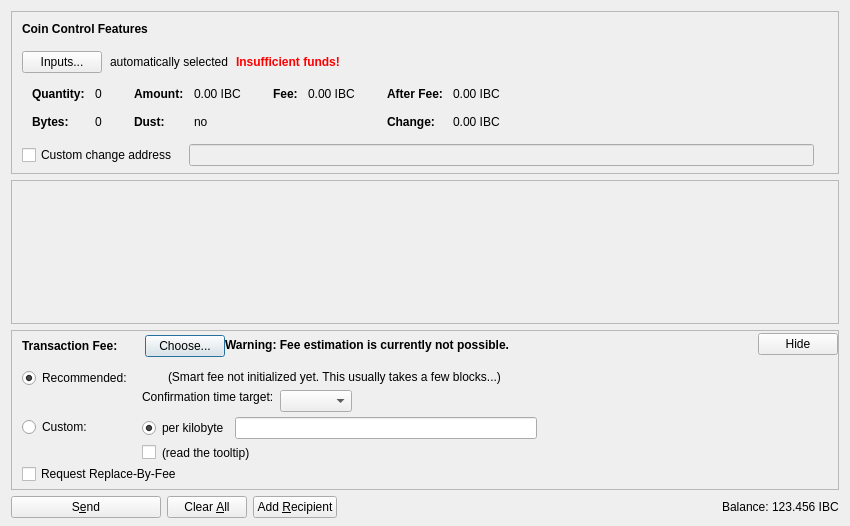
<?xml version="1.0" encoding="UTF-8"?>
<ui version="4.0">
 <class>SendCoinsDialog</class>
 <widget class="QDialog" name="SendCoinsDialog">
  <property name="geometry">
   <rect>
    <x>0</x>
    <y>0</y>
    <width>850</width>
    <height>526</height>
   </rect>
  </property>
  <property name="windowTitle">
   <string>Send Coins</string>
  </property>
  <layout class="QVBoxLayout" name="verticalLayout" stretch="0,1,0,0">
   <property name="bottomMargin">
    <number>8</number>
   </property>
   <item>
    <widget class="QFrame" name="frameCoinControl">
     <property name="sizePolicy">
      <sizepolicy hsizetype="Expanding" vsizetype="Expanding">
       <horstretch>0</horstretch>
       <verstretch>0</verstretch>
      </sizepolicy>
     </property>
     <property name="maximumSize">
      <size>
       <width>16777215</width>
       <height>16777215</height>
      </size>
     </property>
     <property name="frameShape">
      <enum>QFrame::StyledPanel</enum>
     </property>
     <property name="frameShadow">
      <enum>QFrame::Sunken</enum>
     </property>
     <layout class="QVBoxLayout" name="verticalLayoutCoinControl2">
      <property name="spacing">
       <number>0</number>
      </property>
      <property name="leftMargin">
       <number>0</number>
      </property>
      <property name="topMargin">
       <number>0</number>
      </property>
      <property name="rightMargin">
       <number>0</number>
      </property>
      <property name="bottomMargin">
       <number>6</number>
      </property>
      <item>
       <layout class="QVBoxLayout" name="verticalLayoutCoinControl" stretch="0,0,0,0,1">
        <property name="spacing">
         <number>0</number>
        </property>
        <property name="leftMargin">
         <number>10</number>
        </property>
        <property name="topMargin">
         <number>10</number>
        </property>
        <item>
         <layout class="QHBoxLayout" name="horizontalLayoutCoinControl1">
          <property name="bottomMargin">
           <number>15</number>
          </property>
          <item>
           <widget class="QLabel" name="labelCoinControlFeatures">
            <property name="sizePolicy">
             <sizepolicy hsizetype="Preferred" vsizetype="Maximum">
              <horstretch>0</horstretch>
              <verstretch>0</verstretch>
             </sizepolicy>
            </property>
            <property name="font">
             <font>
              <weight>75</weight>
              <bold>true</bold>
             </font>
            </property>
            <property name="styleSheet">
             <string notr="true">font-weight:bold;</string>
            </property>
            <property name="text">
             <string>Coin Control Features</string>
            </property>
           </widget>
          </item>
         </layout>
        </item>
        <item>
         <layout class="QHBoxLayout" name="horizontalLayoutCoinControl2" stretch="0,0,0,0">
          <property name="spacing">
           <number>8</number>
          </property>
          <property name="bottomMargin">
           <number>10</number>
          </property>
          <item>
           <widget class="QPushButton" name="pushButtonCoinControl">
            <property name="styleSheet">
             <string notr="true"/>
            </property>
            <property name="text">
             <string>Inputs...</string>
            </property>
            <property name="autoDefault">
             <bool>false</bool>
            </property>
           </widget>
          </item>
          <item>
           <widget class="QLabel" name="labelCoinControlAutomaticallySelected">
            <property name="text">
             <string>automatically selected</string>
            </property>
            <property name="margin">
             <number>5</number>
            </property>
           </widget>
          </item>
          <item>
           <widget class="QLabel" name="labelCoinControlInsuffFunds">
            <property name="font">
             <font>
              <weight>75</weight>
              <bold>true</bold>
             </font>
            </property>
            <property name="styleSheet">
             <string notr="true">color:red;font-weight:bold;</string>
            </property>
            <property name="text">
             <string>Insufficient funds!</string>
            </property>
            <property name="margin">
             <number>5</number>
            </property>
           </widget>
          </item>
          <item>
           <spacer name="horizontalSpacerCoinControl">
            <property name="orientation">
             <enum>Qt::Horizontal</enum>
            </property>
            <property name="sizeHint" stdset="0">
             <size>
              <width>40</width>
              <height>1</height>
             </size>
            </property>
           </spacer>
          </item>
         </layout>
        </item>
        <item>
         <widget class="QWidget" name="widgetCoinControl" native="true">
          <property name="sizePolicy">
           <sizepolicy hsizetype="Preferred" vsizetype="Preferred">
            <horstretch>0</horstretch>
            <verstretch>0</verstretch>
           </sizepolicy>
          </property>
          <property name="minimumSize">
           <size>
            <width>0</width>
            <height>0</height>
           </size>
          </property>
          <property name="styleSheet">
           <string notr="true"/>
          </property>
          <layout class="QHBoxLayout" name="horizontalLayoutCoinControl5">
           <property name="leftMargin">
            <number>0</number>
           </property>
           <property name="topMargin">
            <number>0</number>
           </property>
           <property name="rightMargin">
            <number>0</number>
           </property>
           <property name="bottomMargin">
            <number>0</number>
           </property>
           <item>
            <layout class="QHBoxLayout" name="horizontalLayoutCoinControl3" stretch="0,0,0,1">
             <property name="spacing">
              <number>20</number>
             </property>
             <property name="topMargin">
              <number>0</number>
             </property>
             <property name="bottomMargin">
              <number>10</number>
             </property>
             <item>
              <layout class="QFormLayout" name="formLayoutCoinControl1">
               <property name="horizontalSpacing">
                <number>10</number>
               </property>
               <property name="verticalSpacing">
                <number>14</number>
               </property>
               <property name="leftMargin">
                <number>10</number>
               </property>
               <property name="topMargin">
                <number>4</number>
               </property>
               <property name="rightMargin">
                <number>6</number>
               </property>
               <item row="0" column="0">
                <widget class="QLabel" name="labelCoinControlQuantityText">
                 <property name="font">
                  <font>
                   <weight>75</weight>
                   <bold>true</bold>
                  </font>
                 </property>
                 <property name="text">
                  <string>Quantity:</string>
                 </property>
                 <property name="margin">
                  <number>0</number>
                 </property>
                </widget>
               </item>
               <item row="0" column="1">
                <widget class="QLabel" name="labelCoinControlQuantity">
                 <property name="cursor">
                  <cursorShape>IBeamCursor</cursorShape>
                 </property>
                 <property name="contextMenuPolicy">
                  <enum>Qt::ActionsContextMenu</enum>
                 </property>
                 <property name="text">
                  <string notr="true">0</string>
                 </property>
                 <property name="margin">
                  <number>0</number>
                 </property>
                 <property name="textInteractionFlags">
                  <set>Qt::LinksAccessibleByMouse|Qt::TextSelectableByKeyboard|Qt::TextSelectableByMouse</set>
                 </property>
                </widget>
               </item>
               <item row="1" column="0">
                <widget class="QLabel" name="labelCoinControlBytesText">
                 <property name="font">
                  <font>
                   <weight>75</weight>
                   <bold>true</bold>
                  </font>
                 </property>
                 <property name="text">
                  <string>Bytes:</string>
                 </property>
                </widget>
               </item>
               <item row="1" column="1">
                <widget class="QLabel" name="labelCoinControlBytes">
                 <property name="cursor">
                  <cursorShape>IBeamCursor</cursorShape>
                 </property>
                 <property name="contextMenuPolicy">
                  <enum>Qt::ActionsContextMenu</enum>
                 </property>
                 <property name="text">
                  <string notr="true">0</string>
                 </property>
                 <property name="textInteractionFlags">
                  <set>Qt::LinksAccessibleByMouse|Qt::TextSelectableByKeyboard|Qt::TextSelectableByMouse</set>
                 </property>
                </widget>
               </item>
              </layout>
             </item>
             <item>
              <layout class="QFormLayout" name="formLayoutCoinControl2">
               <property name="horizontalSpacing">
                <number>10</number>
               </property>
               <property name="verticalSpacing">
                <number>14</number>
               </property>
               <property name="leftMargin">
                <number>6</number>
               </property>
               <property name="topMargin">
                <number>4</number>
               </property>
               <property name="rightMargin">
                <number>6</number>
               </property>
               <item row="0" column="0">
                <widget class="QLabel" name="labelCoinControlAmountText">
                 <property name="font">
                  <font>
                   <weight>75</weight>
                   <bold>true</bold>
                  </font>
                 </property>
                 <property name="text">
                  <string>Amount:</string>
                 </property>
                 <property name="margin">
                  <number>0</number>
                 </property>
                </widget>
               </item>
               <item row="0" column="1">
                <widget class="QLabel" name="labelCoinControlAmount">
                 <property name="cursor">
                  <cursorShape>IBeamCursor</cursorShape>
                 </property>
                 <property name="contextMenuPolicy">
                  <enum>Qt::ActionsContextMenu</enum>
                 </property>
                 <property name="text">
                  <string notr="true">0.00 IBC</string>
                 </property>
                 <property name="textInteractionFlags">
                  <set>Qt::LinksAccessibleByMouse|Qt::TextSelectableByKeyboard|Qt::TextSelectableByMouse</set>
                 </property>
                </widget>
               </item>
               <item row="1" column="0">
                <widget class="QLabel" name="labelCoinControlLowOutputText">
                 <property name="font">
                  <font>
                   <weight>75</weight>
                   <bold>true</bold>
                  </font>
                 </property>
                 <property name="text">
                  <string>Dust:</string>
                 </property>
                </widget>
               </item>
               <item row="1" column="1">
                <widget class="QLabel" name="labelCoinControlLowOutput">
                 <property name="cursor">
                  <cursorShape>IBeamCursor</cursorShape>
                 </property>
                 <property name="contextMenuPolicy">
                  <enum>Qt::ActionsContextMenu</enum>
                 </property>
                 <property name="text">
                  <string notr="true">no</string>
                 </property>
                 <property name="textInteractionFlags">
                  <set>Qt::LinksAccessibleByMouse|Qt::TextSelectableByKeyboard|Qt::TextSelectableByMouse</set>
                 </property>
                </widget>
               </item>
              </layout>
             </item>
             <item>
              <layout class="QFormLayout" name="formLayoutCoinControl3">
               <property name="horizontalSpacing">
                <number>10</number>
               </property>
               <property name="verticalSpacing">
                <number>14</number>
               </property>
               <property name="leftMargin">
                <number>6</number>
               </property>
               <property name="topMargin">
                <number>4</number>
               </property>
               <property name="rightMargin">
                <number>6</number>
               </property>
               <item row="0" column="0">
                <widget class="QLabel" name="labelCoinControlFeeText">
                 <property name="font">
                  <font>
                   <weight>75</weight>
                   <bold>true</bold>
                  </font>
                 </property>
                 <property name="text">
                  <string>Fee:</string>
                 </property>
                 <property name="margin">
                  <number>0</number>
                 </property>
                </widget>
               </item>
               <item row="0" column="1">
                <widget class="QLabel" name="labelCoinControlFee">
                 <property name="cursor">
                  <cursorShape>IBeamCursor</cursorShape>
                 </property>
                 <property name="contextMenuPolicy">
                  <enum>Qt::ActionsContextMenu</enum>
                 </property>
                 <property name="text">
                  <string notr="true">0.00 IBC</string>
                 </property>
                 <property name="textInteractionFlags">
                  <set>Qt::LinksAccessibleByMouse|Qt::TextSelectableByKeyboard|Qt::TextSelectableByMouse</set>
                 </property>
                </widget>
               </item>
              </layout>
             </item>
             <item>
              <layout class="QFormLayout" name="formLayoutCoinControl4">
               <property name="horizontalSpacing">
                <number>10</number>
               </property>
               <property name="verticalSpacing">
                <number>14</number>
               </property>
               <property name="leftMargin">
                <number>6</number>
               </property>
               <property name="topMargin">
                <number>4</number>
               </property>
               <property name="rightMargin">
                <number>6</number>
               </property>
               <item row="0" column="0">
                <widget class="QLabel" name="labelCoinControlAfterFeeText">
                 <property name="font">
                  <font>
                   <weight>75</weight>
                   <bold>true</bold>
                  </font>
                 </property>
                 <property name="text">
                  <string>After Fee:</string>
                 </property>
                 <property name="margin">
                  <number>0</number>
                 </property>
                </widget>
               </item>
               <item row="0" column="1">
                <widget class="QLabel" name="labelCoinControlAfterFee">
                 <property name="cursor">
                  <cursorShape>IBeamCursor</cursorShape>
                 </property>
                 <property name="contextMenuPolicy">
                  <enum>Qt::ActionsContextMenu</enum>
                 </property>
                 <property name="text">
                  <string notr="true">0.00 IBC</string>
                 </property>
                 <property name="textInteractionFlags">
                  <set>Qt::LinksAccessibleByMouse|Qt::TextSelectableByKeyboard|Qt::TextSelectableByMouse</set>
                 </property>
                </widget>
               </item>
               <item row="1" column="0">
                <widget class="QLabel" name="labelCoinControlChangeText">
                 <property name="font">
                  <font>
                   <weight>75</weight>
                   <bold>true</bold>
                  </font>
                 </property>
                 <property name="text">
                  <string>Change:</string>
                 </property>
                </widget>
               </item>
               <item row="1" column="1">
                <widget class="QLabel" name="labelCoinControlChange">
                 <property name="cursor">
                  <cursorShape>IBeamCursor</cursorShape>
                 </property>
                 <property name="contextMenuPolicy">
                  <enum>Qt::ActionsContextMenu</enum>
                 </property>
                 <property name="text">
                  <string notr="true">0.00 IBC</string>
                 </property>
                 <property name="textInteractionFlags">
                  <set>Qt::LinksAccessibleByMouse|Qt::TextSelectableByKeyboard|Qt::TextSelectableByMouse</set>
                 </property>
                </widget>
               </item>
              </layout>
             </item>
            </layout>
           </item>
          </layout>
         </widget>
        </item>
        <item>
         <layout class="QHBoxLayout" name="horizontalLayoutCoinControl4" stretch="0,0,0">
          <property name="spacing">
           <number>12</number>
          </property>
          <property name="sizeConstraint">
           <enum>QLayout::SetDefaultConstraint</enum>
          </property>
          <property name="topMargin">
           <number>5</number>
          </property>
          <property name="rightMargin">
           <number>5</number>
          </property>
          <item>
           <widget class="QCheckBox" name="checkBoxCoinControlChange">
            <property name="toolTip">
             <string>If this is activated, but the change address is empty or invalid, change will be sent to a newly generated address.</string>
            </property>
            <property name="text">
             <string>Custom change address</string>
            </property>
           </widget>
          </item>
          <item>
           <widget class="QValidatedLineEdit" name="lineEditCoinControlChange">
            <property name="enabled">
             <bool>false</bool>
            </property>
            <property name="sizePolicy">
             <sizepolicy hsizetype="Expanding" vsizetype="Fixed">
              <horstretch>0</horstretch>
              <verstretch>0</verstretch>
             </sizepolicy>
            </property>
           </widget>
          </item>
          <item>
           <widget class="QLabel" name="labelCoinControlChangeLabel">
            <property name="sizePolicy">
             <sizepolicy hsizetype="Preferred" vsizetype="Expanding">
              <horstretch>0</horstretch>
              <verstretch>0</verstretch>
             </sizepolicy>
            </property>
            <property name="minimumSize">
             <size>
              <width>0</width>
              <height>0</height>
             </size>
            </property>
            <property name="text">
             <string/>
            </property>
            <property name="margin">
             <number>3</number>
            </property>
           </widget>
          </item>
         </layout>
        </item>
        <item>
         <spacer name="verticalSpacerCoinControl">
          <property name="orientation">
           <enum>Qt::Vertical</enum>
          </property>
          <property name="sizeHint" stdset="0">
           <size>
            <width>800</width>
            <height>1</height>
           </size>
          </property>
         </spacer>
        </item>
       </layout>
      </item>
     </layout>
    </widget>
   </item>
   <item>
    <widget class="QScrollArea" name="scrollArea">
     <property name="widgetResizable">
      <bool>true</bool>
     </property>
     <widget class="QWidget" name="scrollAreaWidgetContents">
      <property name="geometry">
       <rect>
        <x>0</x>
        <y>0</y>
        <width>830</width>
        <height>104</height>
       </rect>
      </property>
      <layout class="QVBoxLayout" name="verticalLayout_2" stretch="0,1">
       <property name="leftMargin">
        <number>0</number>
       </property>
       <property name="topMargin">
        <number>0</number>
       </property>
       <property name="rightMargin">
        <number>0</number>
       </property>
       <property name="bottomMargin">
        <number>0</number>
       </property>
       <item>
        <layout class="QVBoxLayout" name="entries">
         <property name="spacing">
          <number>6</number>
         </property>
        </layout>
       </item>
       <item>
        <spacer name="verticalSpacer">
         <property name="orientation">
          <enum>Qt::Vertical</enum>
         </property>
         <property name="sizeHint" stdset="0">
          <size>
           <width>20</width>
           <height>40</height>
          </size>
         </property>
        </spacer>
       </item>
      </layout>
     </widget>
    </widget>
   </item>
   <item>
    <widget class="QFrame" name="frameFee">
     <property name="sizePolicy">
      <sizepolicy hsizetype="Expanding" vsizetype="Expanding">
       <horstretch>0</horstretch>
       <verstretch>0</verstretch>
      </sizepolicy>
     </property>
     <property name="maximumSize">
      <size>
       <width>16777215</width>
       <height>16777215</height>
      </size>
     </property>
     <property name="frameShape">
      <enum>QFrame::StyledPanel</enum>
     </property>
     <property name="frameShadow">
      <enum>QFrame::Sunken</enum>
     </property>
     <layout class="QVBoxLayout" name="verticalLayoutFee1">
      <property name="spacing">
       <number>0</number>
      </property>
      <property name="leftMargin">
       <number>0</number>
      </property>
      <property name="topMargin">
       <number>0</number>
      </property>
      <property name="rightMargin">
       <number>0</number>
      </property>
      <property name="bottomMargin">
       <number>0</number>
      </property>
      <item>
       <layout class="QVBoxLayout" name="verticalLayoutFee2" stretch="0,0,0">
        <property name="spacing">
         <number>0</number>
        </property>
        <property name="leftMargin">
         <number>10</number>
        </property>
        <property name="topMargin">
         <number>0</number>
        </property>
        <item>
         <layout class="QHBoxLayout" name="horizontalLayoutFee1">
          <property name="bottomMargin">
           <number>0</number>
          </property>
          <item>
           <layout class="QVBoxLayout" name="verticalLayoutFee7">
            <property name="spacing">
             <number>0</number>
            </property>
            <item>
             <spacer name="verticalSpacerSmartFee">
              <property name="orientation">
               <enum>Qt::Vertical</enum>
              </property>
              <property name="sizeType">
               <enum>QSizePolicy::Fixed</enum>
              </property>
              <property name="sizeHint" stdset="0">
               <size>
                <width>1</width>
                <height>4</height>
               </size>
              </property>
             </spacer>
            </item>
            <item>
             <layout class="QHBoxLayout" name="horizontalLayoutSmartFee">
              <property name="spacing">
               <number>10</number>
              </property>
              <item>
               <widget class="QLabel" name="labelFeeHeadline">
                <property name="sizePolicy">
                 <sizepolicy hsizetype="Preferred" vsizetype="Maximum">
                  <horstretch>0</horstretch>
                  <verstretch>0</verstretch>
                 </sizepolicy>
                </property>
                <property name="font">
                 <font>
                  <weight>75</weight>
                  <bold>true</bold>
                 </font>
                </property>
                <property name="styleSheet">
                 <string notr="true">font-weight:bold;</string>
                </property>
                <property name="text">
                 <string>Transaction Fee:</string>
                </property>
               </widget>
              </item>
              <item>
               <widget class="QLabel" name="labelFeeMinimized">
                <property name="text">
                 <string/>
                </property>
               </widget>
              </item>
              <item>
               <widget class="QPushButton" name="buttonChooseFee">
                <property name="text">
                 <string>Choose...</string>
                </property>
               </widget>
              </item>
             </layout>
            </item>
            <item>
             <spacer name="verticalSpacer_5">
              <property name="orientation">
               <enum>Qt::Vertical</enum>
              </property>
              <property name="sizeHint" stdset="0">
               <size>
                <width>1</width>
                <height>1</height>
               </size>
              </property>
             </spacer>
            </item>
           </layout>
          </item>
          <item>
           <widget class="QLabel" name="fallbackFeeWarningLabel">
            <property name="toolTip">
             <string>Using the fallbackfee can result in sending a transaction that will take several hours or days (or never) to confirm. Consider choosing your fee manually or wait until you have validated the complete chain.</string>
            </property>
            <property name="font">
            <font>
                <weight>75</weight>
                <bold>true</bold>
            </font>
            </property>
            <property name="text">
             <string>Warning: Fee estimation is currently not possible.</string>
            </property>
            <property name="wordWrap">
             <bool>false</bool>
            </property>
           </widget>
          </item>
          <item>
           <spacer name="horizontalSpacer_4">
            <property name="orientation">
             <enum>Qt::Horizontal</enum>
            </property>
            <property name="sizeType">
             <enum>QSizePolicy::MinimumExpanding</enum>
            </property>
            <property name="sizeHint" stdset="0">
             <size>
              <width>40</width>
              <height>20</height>
             </size>
            </property>
           </spacer>
          </item>
          <item>
           <widget class="QPushButton" name="buttonMinimizeFee">
            <property name="toolTip">
             <string>collapse fee-settings</string>
            </property>
            <property name="text">
             <string>Hide</string>
            </property>
           </widget>
          </item>
         </layout>
        </item>
        <item>
         <widget class="QFrame" name="frameFeeSelection">
          <layout class="QVBoxLayout" name="verticalLayoutFee12">
           <property name="spacing">
            <number>0</number>
           </property>
           <property name="leftMargin">
            <number>0</number>
           </property>
           <property name="topMargin">
            <number>0</number>
           </property>
           <property name="rightMargin">
            <number>0</number>
           </property>
           <property name="bottomMargin">
            <number>0</number>
           </property>
           <item>
            <layout class="QGridLayout" name="gridLayoutFee">
             <property name="topMargin">
              <number>10</number>
             </property>
             <property name="bottomMargin">
              <number>4</number>
             </property>
             <property name="horizontalSpacing">
              <number>10</number>
             </property>
             <property name="verticalSpacing">
              <number>4</number>
             </property>
             <item row="1" column="1">
              <layout class="QVBoxLayout" name="verticalLayoutFee8">
               <property name="spacing">
                <number>6</number>
               </property>
               <item>
                <layout class="QHBoxLayout" name="horizontalLayoutFee13">
                 <item>
                  <widget class="QRadioButton" name="radioCustomPerKilobyte">
                   <property name="toolTip">
                    <string>If the custom fee is set to 1000 satoshis and the transaction is only 250 bytes, then &quot;per kilobyte&quot; only pays 250 satoshis in fee, while &quot;total at least&quot; pays 1000 satoshis. For transactions bigger than a kilobyte both pay by kilobyte.</string>
                   </property>
                   <property name="text">
                    <string>per kilobyte</string>
                   </property>
                   <property name="checked">
                    <bool>true</bool>
                   </property>
                   <attribute name="buttonGroup">
                    <string notr="true">groupCustomFee</string>
                   </attribute>
                  </widget>
                 </item>
                 <item>
                  <widget class="BitcoinAmountField" name="customFee"/>
                 </item>
                 <item>
                  <spacer name="horizontalSpacer_6">
                   <property name="orientation">
                    <enum>Qt::Horizontal</enum>
                   </property>
                   <property name="sizeHint" stdset="0">
                    <size>
                     <width>1</width>
                     <height>1</height>
                    </size>
                   </property>
                  </spacer>
                 </item>
                </layout>
               </item>
               <item>
                <layout class="QHBoxLayout" name="horizontalLayoutFee8">
                 <item>
                  <widget class="QCheckBox" name="checkBoxMinimumFee">
                   <property name="toolTip">
                    <string>Paying only the minimum fee is just fine as long as there is less transaction volume than space in the blocks. But be aware that this can end up in a never confirming transaction once there is more demand for ibitcoin transactions than the network can process.</string>
                   </property>
                   <property name="text">
                    <string/>
                   </property>
                  </widget>
                 </item>
                 <item>
                  <widget class="QLabel" name="labelMinFeeWarning">
                   <property name="enabled">
                    <bool>true</bool>
                   </property>
                   <property name="toolTip">
                    <string>Paying only the minimum fee is just fine as long as there is less transaction volume than space in the blocks. But be aware that this can end up in a never confirming transaction once there is more demand for ibitcoin transactions than the network can process.</string>
                   </property>
                   <property name="text">
                    <string>(read the tooltip)</string>
                   </property>
                   <property name="margin">
                    <number>5</number>
                   </property>
                  </widget>
                 </item>
                 <item>
                  <spacer name="horizontalSpacer_2">
                   <property name="orientation">
                    <enum>Qt::Horizontal</enum>
                   </property>
                   <property name="sizeHint" stdset="0">
                    <size>
                     <width>1</width>
                     <height>1</height>
                    </size>
                   </property>
                  </spacer>
                 </item>
                </layout>
               </item>
              </layout>
             </item>
             <item row="0" column="0">
              <layout class="QVBoxLayout" name="verticalLayoutFee4" stretch="0,1">
               <item>
                <widget class="QRadioButton" name="radioSmartFee">
                 <property name="text">
                  <string>Recommended:</string>
                 </property>
                 <property name="checked">
                  <bool>true</bool>
                 </property>
                 <attribute name="buttonGroup">
                  <string notr="true">groupFee</string>
                 </attribute>
                </widget>
               </item>
               <item>
                <spacer name="verticalSpacer_2">
                 <property name="orientation">
                  <enum>Qt::Vertical</enum>
                 </property>
                 <property name="sizeHint" stdset="0">
                  <size>
                   <width>1</width>
                   <height>1</height>
                  </size>
                 </property>
                </spacer>
               </item>
              </layout>
             </item>
             <item row="1" column="0">
              <layout class="QVBoxLayout" name="verticalLayoutFee9" stretch="0,1">
               <item>
                <widget class="QRadioButton" name="radioCustomFee">
                 <property name="text">
                  <string>Custom:</string>
                 </property>
                 <attribute name="buttonGroup">
                  <string notr="true">groupFee</string>
                 </attribute>
                </widget>
               </item>
               <item>
                <spacer name="verticalSpacer_6">
                 <property name="orientation">
                  <enum>Qt::Vertical</enum>
                 </property>
                 <property name="sizeHint" stdset="0">
                  <size>
                   <width>1</width>
                   <height>1</height>
                  </size>
                 </property>
                </spacer>
               </item>
              </layout>
             </item>
             <item row="0" column="1">
              <layout class="QVBoxLayout" name="verticalLayoutFee3" stretch="0,0,1">
               <property name="spacing">
                <number>6</number>
               </property>
               <property name="topMargin">
                <number>2</number>
               </property>
               <item>
                <layout class="QHBoxLayout" name="horizontalLayoutFee12">
                 <item>
                  <widget class="QLabel" name="labelSmartFee">
                   <property name="text">
                    <string/>
                   </property>
                   <property name="margin">
                    <number>2</number>
                   </property>
                  </widget>
                 </item>
                 <item>
                  <widget class="QLabel" name="labelFeeEstimation">
                   <property name="text">
                    <string/>
                   </property>
                  </widget>
                 </item>
                 <item>
                  <widget class="QLabel" name="labelSmartFee2">
                   <property name="text">
                    <string>(Smart fee not initialized yet. This usually takes a few blocks...)</string>
                   </property>
                   <property name="margin">
                    <number>2</number>
                   </property>
                  </widget>
                 </item>
                 <item>
                  <spacer name="horizontalSpacer_5">
                   <property name="orientation">
                    <enum>Qt::Horizontal</enum>
                   </property>
                   <property name="sizeHint" stdset="0">
                    <size>
                     <width>1</width>
                     <height>1</height>
                    </size>
                   </property>
                  </spacer>
                 </item>
                </layout>
               </item>
               <item>
                <layout class="QHBoxLayout" name="horizontalLayoutFee9">
                 <item>
                  <layout class="QVBoxLayout" name="verticalLayoutFee6">
                   <item>
                    <widget class="QLabel" name="labelSmartFee3">
                     <property name="text">
                      <string>Confirmation time target:</string>
                     </property>
                     <property name="margin">
                      <number>2</number>
                     </property>
                    </widget>
                   </item>
                   <item>
                    <spacer name="verticalSpacer_3">
                     <property name="orientation">
                      <enum>Qt::Vertical</enum>
                     </property>
                     <property name="sizeHint" stdset="0">
                      <size>
                       <width>1</width>
                       <height>1</height>
                      </size>
                     </property>
                    </spacer>
                   </item>
                  </layout>
                 </item>
                 <item>
                  <layout class="QVBoxLayout" name="verticalLayoutFee5">
                   <property name="rightMargin">
                    <number>30</number>
                   </property>
                   <item>
                    <layout class="QHBoxLayout" name="horizontalLayoutConfTarget">
                     <property name="bottomMargin">
                      <number>0</number>
                     </property>
                     <item>
                      <widget class="QComboBox" name="confTargetSelector"/>
                     </item>
                     <item>
                      <spacer name="horizontalSpacerConfTarget">
                       <property name="orientation">
                        <enum>Qt::Horizontal</enum>
                       </property>
                       <property name="sizeHint" stdset="0">
                        <size>
                         <width>40</width>
                         <height>20</height>
                        </size>
                       </property>
                      </spacer>
                     </item>
                    </layout>
                   </item>
                  </layout>
                 </item>
                </layout>
               </item>
               <item>
                <spacer name="verticalSpacer_4">
                 <property name="orientation">
                  <enum>Qt::Vertical</enum>
                 </property>
                 <property name="sizeHint" stdset="0">
                  <size>
                   <width>1</width>
                   <height>1</height>
                  </size>
                 </property>
                </spacer>
               </item>
              </layout>
             </item>
            </layout>
           </item>
           <item>
            <widget class="QCheckBox" name="optInRBF">
             <property name="text">
              <string>Request Replace-By-Fee</string>
             </property>
             <property name="toolTip">
              <string>Indicates that the sender may wish to replace this transaction with a new one paying higher fees (prior to being confirmed).</string>
             </property>
            </widget>
           </item>
          </layout>
         </widget>
        </item>
        <item>
         <spacer name="verticalSpacerFee">
          <property name="orientation">
           <enum>Qt::Vertical</enum>
          </property>
          <property name="sizeHint" stdset="0">
           <size>
            <width>40</width>
            <height>5</height>
           </size>
          </property>
         </spacer>
        </item>
       </layout>
      </item>
     </layout>
    </widget>
   </item>
   <item>
    <layout class="QHBoxLayout" name="horizontalLayout">
     <item>
      <widget class="QPushButton" name="sendButton">
       <property name="minimumSize">
        <size>
         <width>150</width>
         <height>0</height>
        </size>
       </property>
       <property name="toolTip">
        <string>Confirm the send action</string>
       </property>
       <property name="text">
        <string>S&amp;end</string>
       </property>
       <property name="icon">
        <iconset resource="../bitcoin.qrc">
         <normaloff>:/icons/send</normaloff>:/icons/send</iconset>
       </property>
       <property name="autoDefault">
        <bool>false</bool>
       </property>
       <property name="default">
        <bool>false</bool>
       </property>
      </widget>
     </item>
     <item>
      <widget class="QPushButton" name="clearButton">
       <property name="sizePolicy">
        <sizepolicy hsizetype="Minimum" vsizetype="Fixed">
         <horstretch>0</horstretch>
         <verstretch>0</verstretch>
        </sizepolicy>
       </property>
       <property name="toolTip">
        <string>Clear all fields of the form.</string>
       </property>
       <property name="text">
        <string>Clear &amp;All</string>
       </property>
       <property name="icon">
        <iconset resource="../bitcoin.qrc">
         <normaloff>:/icons/remove</normaloff>:/icons/remove</iconset>
       </property>
       <property name="autoDefault">
        <bool>false</bool>
       </property>
      </widget>
     </item>
     <item>
      <widget class="QPushButton" name="addButton">
       <property name="toolTip">
        <string>Send to multiple recipients at once</string>
       </property>
       <property name="text">
        <string>Add &amp;Recipient</string>
       </property>
       <property name="icon">
        <iconset resource="../bitcoin.qrc">
         <normaloff>:/icons/add</normaloff>:/icons/add</iconset>
       </property>
       <property name="autoDefault">
        <bool>false</bool>
       </property>
      </widget>
     </item>
     <item>
      <spacer name="horizontalSpacer">
       <property name="orientation">
        <enum>Qt::Horizontal</enum>
       </property>
       <property name="sizeHint" stdset="0">
        <size>
         <width>40</width>
         <height>20</height>
        </size>
       </property>
      </spacer>
     </item>
     <item>
      <layout class="QHBoxLayout" name="horizontalLayout_2">
       <property name="spacing">
        <number>3</number>
       </property>
       <item>
        <widget class="QLabel" name="label">
         <property name="sizePolicy">
          <sizepolicy hsizetype="Preferred" vsizetype="Fixed">
           <horstretch>0</horstretch>
           <verstretch>0</verstretch>
          </sizepolicy>
         </property>
         <property name="text">
          <string>Balance:</string>
         </property>
        </widget>
       </item>
       <item>
        <widget class="QLabel" name="labelBalance">
         <property name="sizePolicy">
          <sizepolicy hsizetype="Preferred" vsizetype="Fixed">
           <horstretch>0</horstretch>
           <verstretch>0</verstretch>
          </sizepolicy>
         </property>
         <property name="cursor">
          <cursorShape>IBeamCursor</cursorShape>
         </property>
         <property name="text">
          <string notr="true">123.456 IBC</string>
         </property>
         <property name="textInteractionFlags">
          <set>Qt::LinksAccessibleByMouse|Qt::TextSelectableByKeyboard|Qt::TextSelectableByMouse</set>
         </property>
        </widget>
       </item>
      </layout>
     </item>
    </layout>
   </item>
  </layout>
 </widget>
 <customwidgets>
  <customwidget>
   <class>QValidatedLineEdit</class>
   <extends>QLineEdit</extends>
   <header>qvalidatedlineedit.h</header>
  </customwidget>
  <customwidget>
   <class>BitcoinAmountField</class>
   <extends>QLineEdit</extends>
   <header>bitcoinamountfield.h</header>
   <container>1</container>
  </customwidget>
 </customwidgets>
 <resources>
  <include location="../bitcoin.qrc"/>
 </resources>
 <connections/>
 <buttongroups>
  <buttongroup name="groupFee"/>
  <buttongroup name="groupCustomFee"/>
 </buttongroups>
</ui>
